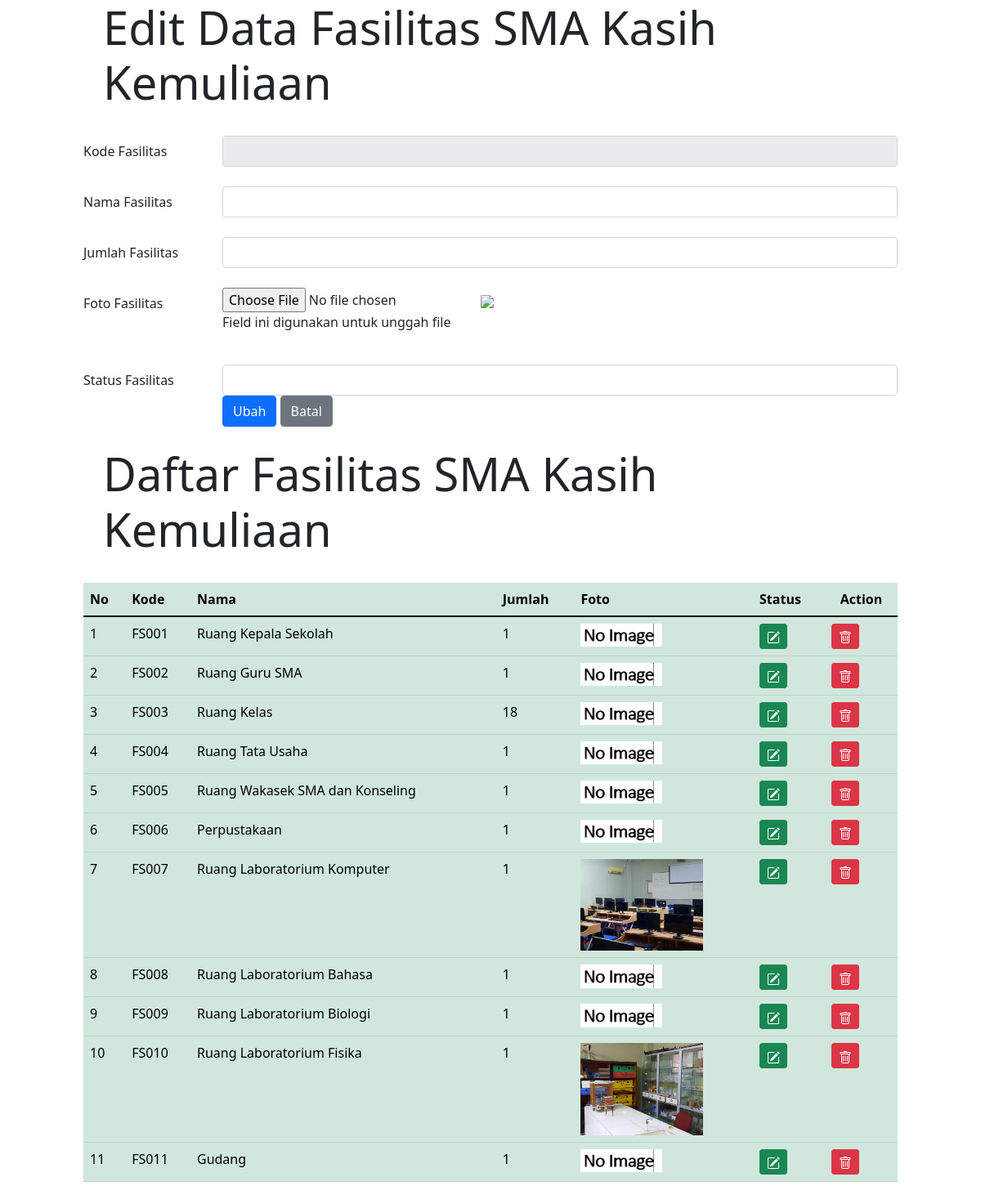
Screenshot of /datafasilitasubah.php with the database file from the repository.
### tables this page shows
CREATE TABLE `datafasilitas` (
  `idfasilitas` char(5) NOT NULL,
  `namafasilitas` char(40) NOT NULL,
  `jumlahfasilitas` char(2) NOT NULL,
  `fotofasilitas` text NOT NULL,
  `statusfasilitas` char(10) NOT NULL
);

### datafasilitasubah.php (the view, shortened to what this page needs)
<!DOCTYPE html>
<html lang="en">
<head>
    <link rel="stylesheet" type="text/css" href="https://cdnjs.cloudflare.com/ajax/
    libs/select2/4.0.3/css/select2.min.css">
    <link rel="stylesheet" type="text/css" href="css/bootstrap.min.css">
</head>
<?php
    include "includes/config.php";
    $kodefasilitas = $_GET["ubadata"];
    $editfasilitas = mysqli_query($connection, "SELECT * FROM datafasilitas
    where idfasilitas = '$kodefasilitas'");
    $rowedit = mysqli_fetch_array($editfasilitas);
?>
<body>
    <div class="row">
    <div class="col-sm-1"></div>
    <div class="col-sm-10">
        <div class="jumbotron jumbotron-fluid">
            <div class="container">
                <h1 class="display-4">Edit Data Fasilitas SMA Kasih Kemuliaan</h1>
            </div>
        </div>
        <br>
        <form method="POST" enctype="multipart/form-data">
            <div class="form-group row">
                <label for="kodefasilitas" class="col-sm-2 col-form-label">Kode Fasilitas</label>
                <div class="col-sm-10">
                    <input type="text" class="form-control" id="kodefasilitas" name="inputkode"
                    value="<?php echo $rowedit["idfasilitas"]?>" readonly>
                </div>
            </div>
            <br>
            <div class="form-group row">
                <label for="namafasilitas" class="col-sm-2 col-form-label">Nama Fasilitas</label>
                <div class="col-sm-10">
                    <input type="text" class="form-control" id="namafasilitas" name="inputnama"
                    value="<?php echo $rowedit["namafasilitas"]?>">
                </div>
            </div>
            <br>
            <div class="form-group row">
                <label for="jumlahfasilitas" class="col-sm-2 col-form-label">Jumlah Fasilitas</label>
                <div class="col-sm-10">
                    <input type="text" class="form-control" id="jumlahfasilitas" name="inputjumlah"
                    value="<?php echo $rowedit["jumlahfasilitas"]?>">
                </div>
            </div>
            <br>
            <div class="form-group row">
                <label for="file" class="col-sm-2 col-form-label">Foto Fasilitas</label>
                <div class="col-sm-10">
                    <input type="file" id="file" name="file">
                    <img src="images/fasilitas/<?php echo $rowedit['fotofasilitas']?>" style="width: 100px;">
                    <p class="help-block">Field ini digunakan untuk unggah file</p>
                </div>
            </div>
            <br>
            <div class="form-group row">
                <label for="statusfasilitas" class="col-sm-2 col-form-label">Status Fasilitas</label>
                <div class="col-sm-10">
                    <input type="text" class="form-control" id="statusfasilitas" name="inputstatus"
                    value="<?php echo $rowedit["statusfasilitas"]?>">
                </div>
            </div>
            <div class="form-group row">
                <div class="col-sm-2"></div>
                <div class="col-sm-10">
                    <input type="submit" name="Ubah" class="btn btn-primary" value="Ubah">
                    <input type="submit" name="Batal" class="btn btn-secondary" value="Batal">
                </div>
            </div>
            <br>
        </form>
    </div>
    <div class="col-sm-1"></div>
    </div>
    <div class="row">
        <div class="col-sm-1"></div>
        <div class="col-sm-10">
            <div class="jumbotron jumbotron-fluid">
                <div class="container">
                    <h1 class="display-4">Daftar Fasilitas SMA Kasih Kemuliaan</h1>
                </div>
            </div>
        <br>
        <table class="table table-hover table-success">
            <thead class="thead-dark">
                <tr>
                    <th>No</th>
                    <th>Kode</th>
                    <th>Nama</th>
                    <th>Jumlah</th>
                    <th>Foto</th>
                    <th>Status</th>
                    <th colspan="2" style="text-align: center">Action</th>
                </tr>
            </thead>
            <tbody>
                <?php $query = mysqli_query($connection, "select * from datafasilitas");
                $nomor = 1;
                while ($row = mysqli_fetch_array($query))
                { ?>
                    <tr>
                        <td><?php echo $nomor;?></td>
                        <td><?php echo $row['idfasilitas'];?></td>
                        <td><?php echo $row['namafasilitas'];?></td>
                        <td><?php echo $row['jumlahfasilitas'];?></td>
                        <td>
                            <?php if(is_file("images/fasilitas/".$row['fotofasilitas']))
                            { ?>
                                <img src="images/fasilitas/<?php echo $row['fotofasilitas']?>" width="150">
                            <?php } else
                                echo "<img src='images/noimage.PNG' width='100'>"
                            ?>
                        </td>
                        <td>
                            <a href="datafasilitasubah.php?ubadata=<?php echo $row['idfasilitas']?>"
                            class="btn btn-success btn-sm" title="EDIT">
                            </a>
                        </td>
                        <td>
                            <a href="datafasilitashapus.php?hapusdata=<?php echo $row['idfasilitas']?>"
                            class="btn btn-danger btn-sm" title="DELETE">
                        </a>
                        </td>
                    </tr>
                    <?php $nomor = $nomor + 1;?>
                <?php } ?>
            </tbody>
        </table>
        </div>
        <div class="col-sm-1"></div>
    </div>
</body>
</html>

### rows the page displays
datafasilitas: idfasilitas "FS001", namafasilitas "Ruang Kepala Sekolah", jumlahfasilitas "1"
datafasilitas: idfasilitas "FS002", namafasilitas "Ruang Guru SMA", jumlahfasilitas "1"
datafasilitas: idfasilitas "FS003", namafasilitas "Ruang Kelas", jumlahfasilitas "18"
datafasilitas: idfasilitas "FS004", namafasilitas "Ruang Tata Usaha", jumlahfasilitas "1"
datafasilitas: idfasilitas "FS005", namafasilitas "Ruang Wakasek SMA dan Konseling", jumlahfasilitas "1"
datafasilitas: idfasilitas "FS006", namafasilitas "Perpustakaan", jumlahfasilitas "1"
datafasilitas: idfasilitas "FS007", namafasilitas "Ruang Laboratorium Komputer", jumlahfasilitas "1", fotofasilitas (picture)
datafasilitas: idfasilitas "FS008", namafasilitas "Ruang Laboratorium Bahasa", jumlahfasilitas "1"
datafasilitas: idfasilitas "FS009", namafasilitas "Ruang Laboratorium Biologi", jumlahfasilitas "1"
datafasilitas: idfasilitas "FS010", namafasilitas "Ruang Laboratorium Fisika", jumlahfasilitas "1", fotofasilitas (picture)
datafasilitas: idfasilitas "FS011", namafasilitas "Gudang", jumlahfasilitas "1"
